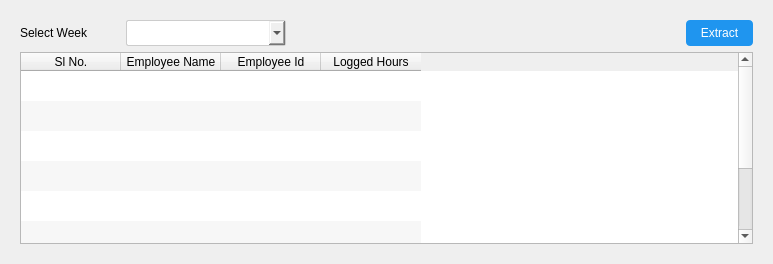
         <widget class="QWidget" name="Timesheet_page">
          <layout class="QGridLayout" name="gridLayout_5">
           <item row="0" column="0">
            <widget class="QWidget" name="timesheet_page_widget" native="true">
             <property name="styleSheet">
              <string notr="true">QComboBox{
border:1px solid #ccc;
padding:4px;
border-radius: 2px;


}
QComboBox:focus{

 border: 1px solid #0078d4;
            background-color: #fff;

}</string>
             </property>
             <layout class="QGridLayout" name="gridLayout_6">
              <item row="0" column="0">
               <layout class="QHBoxLayout" name="horizontalLayout_8">
                <item>
                 <widget class="QLabel" name="label_4">
                  <property name="minimumSize">
                   <size>
                    <width>100</width>
                    <height>0</height>
                   </size>
                  </property>
                  <property name="text">
                   <string>Select Week</string>
                  </property>
                 </widget>
                </item>
                <item>
                 <widget class="QComboBox" name="week_combo">
                  <property name="minimumSize">
                   <size>
                    <width>160</width>
                    <height>0</height>
                   </size>
                  </property>
                 </widget>
                </item>
                <item>
                 <widget class="QPushButton" name="refresh_btn">
                  <property name="minimumSize">
                   <size>
                    <width>20</width>
                    <height>20</height>
                   </size>
                  </property>
                  <property name="maximumSize">
                   <size>
                    <width>20</width>
                    <height>20</height>
                   </size>
                  </property>
                  <property name="cursor">
                   <cursorShape>PointingHandCursor</cursorShape>
                  </property>
                  <property name="styleSheet">
                   <string notr="true">border:none</string>
                  </property>
                  <property name="text">
                   <string/>
                  </property>
                  <property name="icon">
                   <iconset resource="resources.qrc">
                    <normaloff>:/icons/refresh.png</normaloff>:/icons/refresh.png</iconset>
                  </property>
                 </widget>
                </item>
                <item>
                 <spacer name="horizontalSpacer_6">
                  <property name="orientation">
                   <enum>Qt::Horizontal</enum>
                  </property>
                  <property name="sizeHint" stdset="0">
                   <size>
                    <width>368</width>
                    <height>20</height>
                   </size>
                  </property>
                 </spacer>
                </item>
                <item>
                 <widget class="QPushButton" name="extract_btn">
                  <property name="cursor">
                   <cursorShape>PointingHandCursor</cursorShape>
                  </property>
                  <property name="styleSheet">
                   <string notr="true">QPushButton{
border:none;
border-radius:4px;
padding:6px;
padding-left:14px;
padding-right:14px;
background-color: rgb(31, 149, 239);
color:white;





}
QPushButton:hover{
background-color:#1668a7;






}</string>
                  </property>
                  <property name="text">
                   <string>Extract</string>
                  </property>
                 </widget>
                </item>
               </layout>
              </item>
              <item row="1" column="0">
               <widget class="QTableWidget" name="timesheet_table">
                <property name="frameShadow">
                 <enum>QFrame::Sunken</enum>
                </property>
                <property name="lineWidth">
                 <number>1</number>
                </property>
                <property name="editTriggers">
                 <set>QAbstractItemView::NoEditTriggers</set>
                </property>
                <property name="alternatingRowColors">
                 <bool>true</bool>
                </property>
                <property name="selectionBehavior">
                 <enum>QAbstractItemView::SelectRows</enum>
                </property>
                <property name="showGrid">
                 <bool>false</bool>
                </property>
                <attribute name="verticalHeaderVisible">
                 <bool>false</bool>
                </attribute>
                <row>
                 <property name="text">
                  <string>New Row</string>
                 </property>
                </row>
                <row>
                 <property name="text">
                  <string>New Row</string>
                 </property>
                </row>
                <row>
                 <property name="text">
                  <string>New Row</string>
                 </property>
                </row>
                <row>
                 <property name="text">
                  <string>New Row</string>
                 </property>
                </row>
                <row>
                 <property name="text">
                  <string>New Row</string>
                 </property>
                </row>
                <row>
                 <property name="text">
                  <string>New Row</string>
                 </property>
                </row>
                <row>
                 <property name="text">
                  <string>New Row</string>
                 </property>
                </row>
                <row>
                 <property name="text">
                  <string>New Row</string>
                 </property>
                </row>
                <column>
                 <property name="text">
                  <string>Sl No.</string>
                 </property>
                </column>
                <column>
                 <property name="text">
                  <string>Employee Name</string>
                 </property>
                </column>
                <column>
                 <property name="text">
                  <string>Employee Id</string>
                 </property>
                </column>
                <column>
                 <property name="text">
                  <string>Logged Hours</string>
                 </property>
                </column>
               </widget>
              </item>
             </layout>
            </widget>
           </item>
          </layout>
         </widget>
